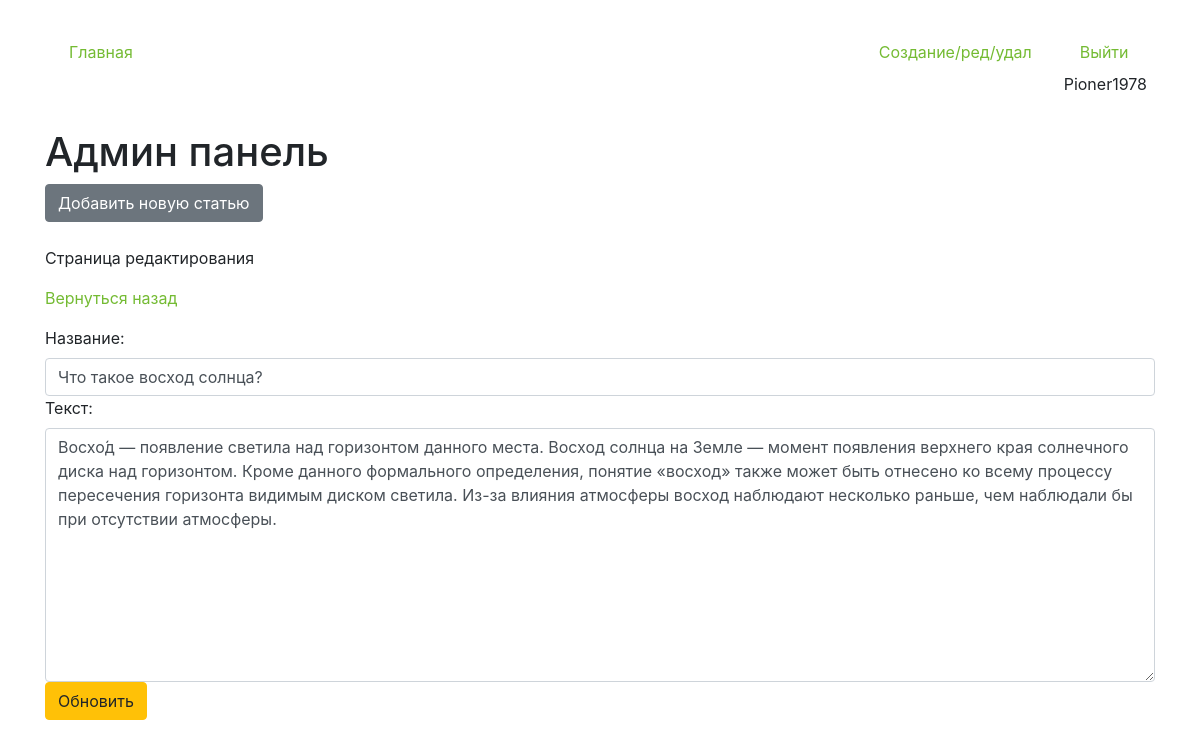
Screenshot of /update-page/86 (signed in) with the database file from the repository.
### core/models.py (models this page shows, shortened)
class Articles(models.Model):
    author = models.ForeignKey(User, on_delete = models.CASCADE, verbose_name='Владелец статьи', blank = True, null = True )
    create_date = models.DateTimeField(auto_now=True)
    name = models.CharField(max_length=200, verbose_name='Название')
    text = models.TextField(verbose_name='Текст')
    class Meta:
        verbose_name='Статью'
        verbose_name_plural='Статьи'

### core/views.py (the view)
# urls.py: path('update-page/<int:pk>', views.ArticleUpdateView.as_view(), name='update_page'),
class ArticleUpdateView(LoginRequiredMixin, CustomSuccessMessageMixin,UpdateView):
    model = Articles
    template_name = 'edit_page.html'
    form_class = ArticleForm
    success_url = reverse_lazy('edit_page')
    success_msg = 'Запись успешно обновлена'
    def get_context_data(self,**kwargs):
        kwargs['update'] = True
        return super().get_context_data(**kwargs)
    def get_form_kwargs(self):
        kwargs = super().get_form_kwargs()
        if self.request.user != kwargs['instance'].author:
            return self.handle_no_permission()
        return kwargs

### core/forms.py
class ArticleForm(forms.ModelForm):
    class Meta:
        model = Articles
        fields = ('name','text')
    def __init__(self,*args,**kwargs):
        super().__init__(*args,**kwargs)
        for field in self.fields:
            self.fields[field].widget.attrs['class'] = 'form-control'

### core/templates/edit_page.html (shortened to what this page needs)
{% extends 'index.html' %}
{% block content %}
<h1 class="mt-4">Админ панель</h1>
<button type="button" class="btn btn-secondary" data-toggle="modal" data-target="#exampleModal">
    Добавить новую статью
</button>
{% if update %}
<p class="mt-4">Страница редактирования</p>
<p><a href="{% url 'edit_page' %}">Вернуться назад</a></p>
<form id="update_data" method="post">
    {{form}}
</form>
<button form="update_data" type="submit" class="btn btn-warning">Обновить</button>
{% endif %}
{% endblock %}

### core/templates/index.html (shortened to what this page needs)
{% load static %}
<!doctype html>
<html lang="en">
    <link type="text/css" href="{% static 'css/styles.css' %}" rel="stylesheet">
<head>
    <link rel="stylesheet" href="https://cdn.jsdelivr.net/npm/bootstrap@4.6.1/dist/css/bootstrap.min.css"
>
</head>
<body>
<div class="container mt-4">
    <ul class="nav nav-pills">
            <li class="nav-item mr-auto p-2">
                {% url 'home' as url_home %}
                <a class="nav-link {% if url_home == request.path %}reactive{% endif %}" href="{{url_home}}">Главная</a>
            </li>
            <li class="nav-item mr p-2">
                {% url 'edit_page' as url_edit_page %}
                <a class="nav-link {% if url_edit_page == request.path %}reactive{% endif %}" href="{{url_edit_page}}">Создание/ред/удал</a>
            </li>
            {% if request.user.is_authenticated %}
            <li class="nav-item p-2">
                {% url 'logout_page' as url_logout_page %}
                <a class="nav-link btn-warning" href="{{url_logout_page}}">Выйти</a>
                {{request.user}}
            </li>
        {% endif %}
    </ul>
    {% block content %}{% endblock %}
</div>
</body>
</html>

### static/css/styles.css (style rules this page uses)
a:link { color: #74bb33; }

### rows the page displays
Articles: name "Что такое восход солнца?", text "Восхо́д — появление светила над горизонтом данного места. Восход солнца на Земле — момент появления верхнего края солнечного диска над горизонтом. Кроме данного формального определения, понятие «восход» также может быть отнесено ко всему процессу пересечения горизонта видимым диском светила. Из-за влияния атмосферы восход наблюдают несколько раньше, чем наблюдали бы при отсутствии атмосферы."

### other values shown
{{ request.user }} "Pioner1978"
